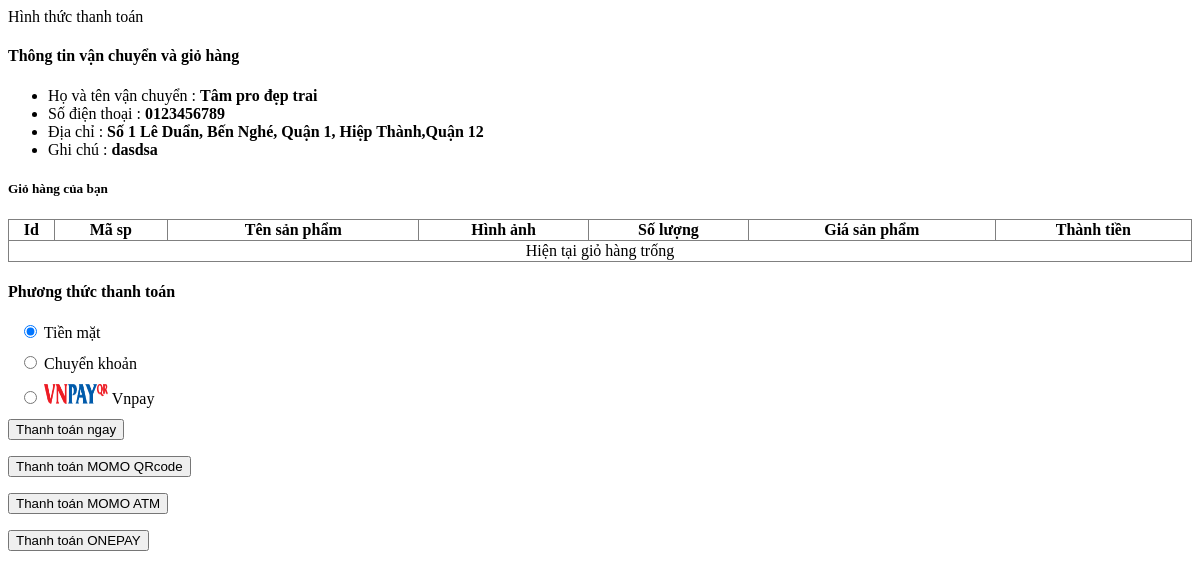
/pages/main/thongtinthanhtoan.php, run on an earlier commit of the app's database.
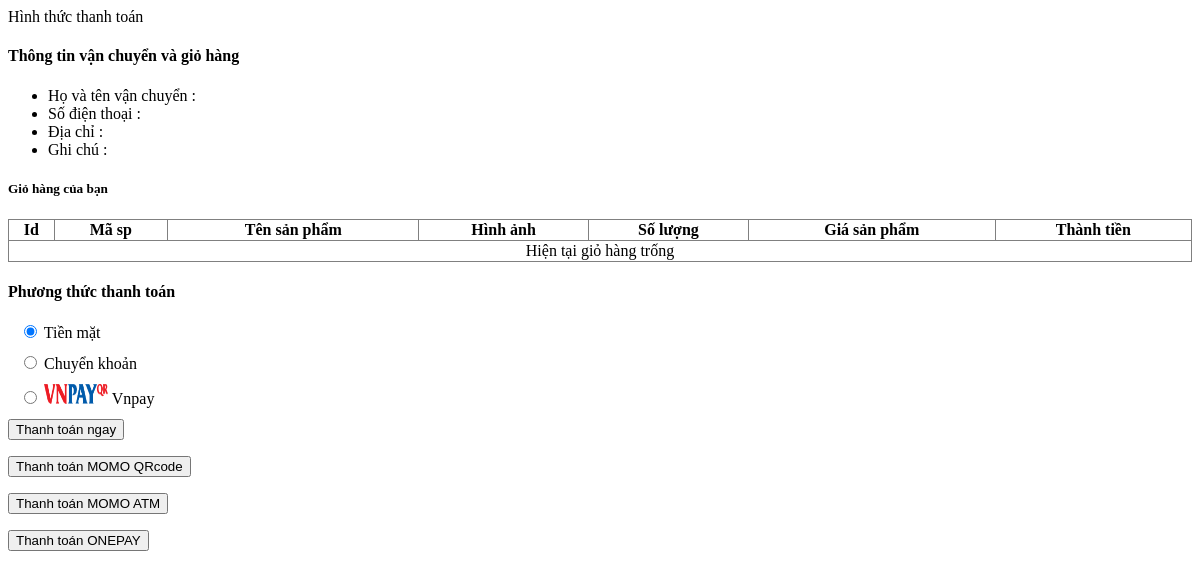
And on a later commit of the database.
### tables this page shows
CREATE TABLE `tbl_shipping` (
  `id_shipping` int(11) NOT NULL,
  `name` varchar(100) NOT NULL,
  `phone` varchar(100) NOT NULL,
  `address` varchar(100) NOT NULL,
  `note` varchar(100) NOT NULL,
  `id_dangky` int(11) NOT NULL
);

### pages/main/thongtinthanhtoan.php (the view, shortened to what this page needs)
<p>Hình thức thanh toán</p>
<div class="container">
  	<form action="pages/main/xulythanhtoan.php" method="POST">
	<div class="row">
  	<?php
 	$id_dangky = $_SESSION['id_khachhang'];
 	$sql_get_vanchuyen = mysqli_query($mysqli,"SELECT * FROM tbl_shipping WHERE id_dangky='$id_dangky' LIMIT 1");
 	$count = mysqli_num_rows($sql_get_vanchuyen);
 	if($count>0){
 		$row_get_vanchuyen = mysqli_fetch_array($sql_get_vanchuyen);
 		$name = $row_get_vanchuyen['name'];
 		$phone = $row_get_vanchuyen['phone'];
 		$address = $row_get_vanchuyen['address'];
 		$note = $row_get_vanchuyen['note'];
 	}else{
 		$name = '';
 		$phone = '';
 		$address = '';
 		$note = '';
 	}
 	?>
  	<div class="col-md-8">
  		<h4>Thông tin vận chuyển và giỏ hàng</h4>
  		<ul>
  			<li>Họ và tên vận chuyển : <b><?php echo $name ?></b></li>
  			<li>Số điện thoại : <b><?php echo $phone ?></b></li>
  			<li>Địa chỉ : <b><?php echo $address ?></b></li>
  			<li>Ghi chú : <b><?php echo $note ?></b></li>
  		</ul>
  		<h5>Giỏ hàng của bạn</h5>
  		<table style="width:100%;text-align: center;border-collapse: collapse;" border="1">
		  <tr>
		    <th>Id</th>
		    <th>Mã sp</th>
		    <th>Tên sản phẩm</th>
		    <th>Hình ảnh</th>
		    <th>Số lượng</th>
		    <th>Giá sản phẩm</th>
		    <th>Thành tiền</th>
		  </tr>
		  <?php
		  if(isset($_SESSION['cart'])){
		  	$i = 0;
		  	$tongtien = 0;
		  	foreach($_SESSION['cart'] as $cart_item){
		  		$thanhtien = $cart_item['soluong']*$cart_item['giasp'];
		  		$tongtien+=$thanhtien;
		  		$i++;
		  ?>
		  <tr>
		    <td><?php echo $i; ?></td>
		    <td><?php echo $cart_item['masp']; ?></td>
		    <td><?php echo $cart_item['tensanpham']; ?></td>
		    <td><img src="admincp/modules/quanlysp/uploads/<?php echo $cart_item['hinhanh']; ?>" width="150px"></td>
		    <td>
		    	<a href="pages/main/themgiohang.php?cong=<?php echo $cart_item['id'] ?>"><i class="fa fa-plus fa-style" aria-hidden="true"></i></a>
		    	<?php echo $cart_item['soluong']; ?>
		    	<a href="pages/main/themgiohang.php?tru=<?php echo $cart_item['id'] ?>"><i class="fa fa-minus fa-style" aria-hidden="true"></i></a>
		    </td>
		    <td><?php echo number_format($cart_item['giasp'],0,',','.').'vnđ'; ?></td>
		    <td><?php echo number_format($thanhtien,0,',','.').'vnđ' ?></td>
		  </tr>
		  <?php
		  	}
		  ?>
		   <tr>
		    <td colspan="8">
		    	<p style="float: left;">Tổng tiền: <?php echo number_format($tongtien,0,',','.').'vnđ' ?></p><br/>
		      <div style="clear: both;"></div>
		    </td>
		  </tr>
		  <?php
		  }else{
		  ?>
		   <tr>
		    <td colspan="8"><p>Hiện tại giỏ hàng trống</p></td>
		  </tr>
		  <?php
		  }
		  ?>
		</table>
  	</div>
  	<div class="col-md-4 hinhthucthanhtoan">
  		<h4>Phương thức thanh toán</h4>
  		<div class="form-check">
		  <input class="form-check-input" type="radio" name="payment" id="exampleRadios1" value="tienmat" checked>
		  <label class="form-check-label" for="exampleRadios1">
		    Tiền mặt
		  </label>
		</div>
		<div class="form-check">
		  <input class="form-check-input" type="radio" name="payment" id="exampleRadios2" value="chuyenkhoan">
		  <label class="form-check-label" for="exampleRadios2">
		    Chuyển khoản
		  </label>
		</div>
		<div class="form-check">
		  <input class="form-check-input" type="radio" name="payment" id="exampleRadios4" value="vnpay">
		  <img src="images/vnpay.png" height="20" width="64">
		  <label class="form-check-label" for="exampleRadios4">
		    Vnpay
		  </label>
		</div>
		<input type="submit" value="Thanh toán ngay" name="redirect" class="btn btn-danger">
		</form>
		<form class="" method="POST" target="_blank" enctype="application/x-www-form-urlencoded"
                          action="pages/main/xulythanhtoanmomo.php">
			<input type="submit" name="momo" value="Thanh toán MOMO QRcode" class="btn btn-danger">
		</form>
		<form class="" method="POST" target="_blank" enctype="application/x-www-form-urlencoded"
                          action="pages/main/xulythanhtoanmomo_atm.php">
		<input type="submit" name="momo" value="Thanh toán MOMO ATM" class="btn btn-danger">
		</form>
		<form class="" method="POST" target="_blank" enctype="application/x-www-form-urlencoded"
                          action="pages/main/onepay.php">
		<input type="submit" name="momo" value="Thanh toán ONEPAY" class="btn btn-danger">
		</form>
		 </div>

What changed in the data, as far as the page shows it:
removed tbl_shipping: name "Tâm pro đẹp trai", phone "0123456789", address "Số 1 Lê Duẩn, Bến Nghé, Quận 1, Hiệp Thành,Quận 12", note "dasdsa"
